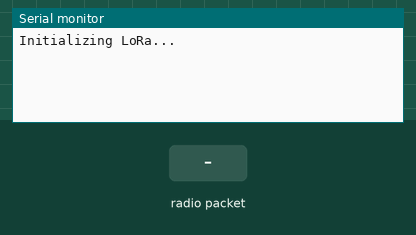
This sketch was run on a simulated Arduino Uno, built with avr-gcc and run on an emulated ATmega328P. Parts: the last lines printed to the serial monitor. The inputs (shaded band) are chosen by the test bench. No radio packets arrive unless stated.

Above: at 1.2 s.
1.3 s: radio packet "1" arrives
At 2.0 s:
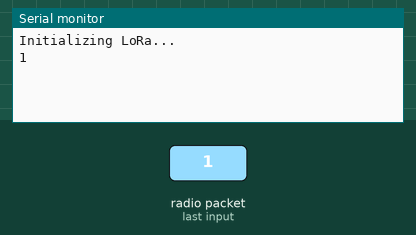
2.8 s: radio packet "0" arrives
At 4.0 s:
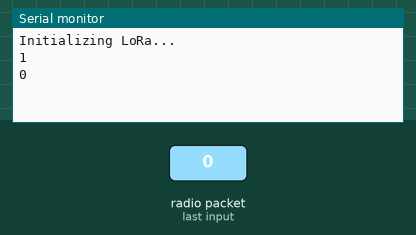
4.3 s: radio packet "2" arrives
At 5.4 s:
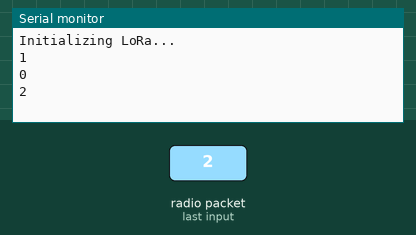

Measured:
- after the input at 1.3 s, the serial monitor: prints a new line at once (image 1)
- after the input at 2.8 s, the serial monitor: prints a new line at once (image 2)
- after the input at 4.3 s, the serial monitor: prints a new line at once (image 3)

The sketch:

v1__receiver_code.ino
```cpp
#include <SPI.h>
#include <LoRa.h>

// Define LoRa settings
#define LORA_FREQUENCY 433E6
#define LORA_SYNC_WORD 0x12
#define LORA_SPREADING_FACTOR 12
#define LORA_SIGNAL_BANDWIDTH 250E3

void setup() {
  Serial.begin(9600);
  while (!Serial); // Wait for serial port to connect (required for native USB port)

  Serial.println("Initializing LoRa...");
  if (!LoRa.begin(LORA_FREQUENCY)) {
    Serial.println("Starting LoRa failed!");
    while (1); // Infinite loop to halt execution if initialization fails
  }

  // Set LoRa parameters
  LoRa.setSyncWord(LORA_SYNC_WORD);
  LoRa.setSpreadingFactor(LORA_SPREADING_FACTOR);
  LoRa.setSignalBandwidth(LORA_SIGNAL_BANDWIDTH);
}

void loop() {
  // Try to parse packet
  int packetSize = LoRa.parsePacket();
  if (packetSize) {
    String incoming = "";

    while (LoRa.available()) {
      incoming += (char)LoRa.read();
    }

    Serial.println(incoming);
  }
}
```
